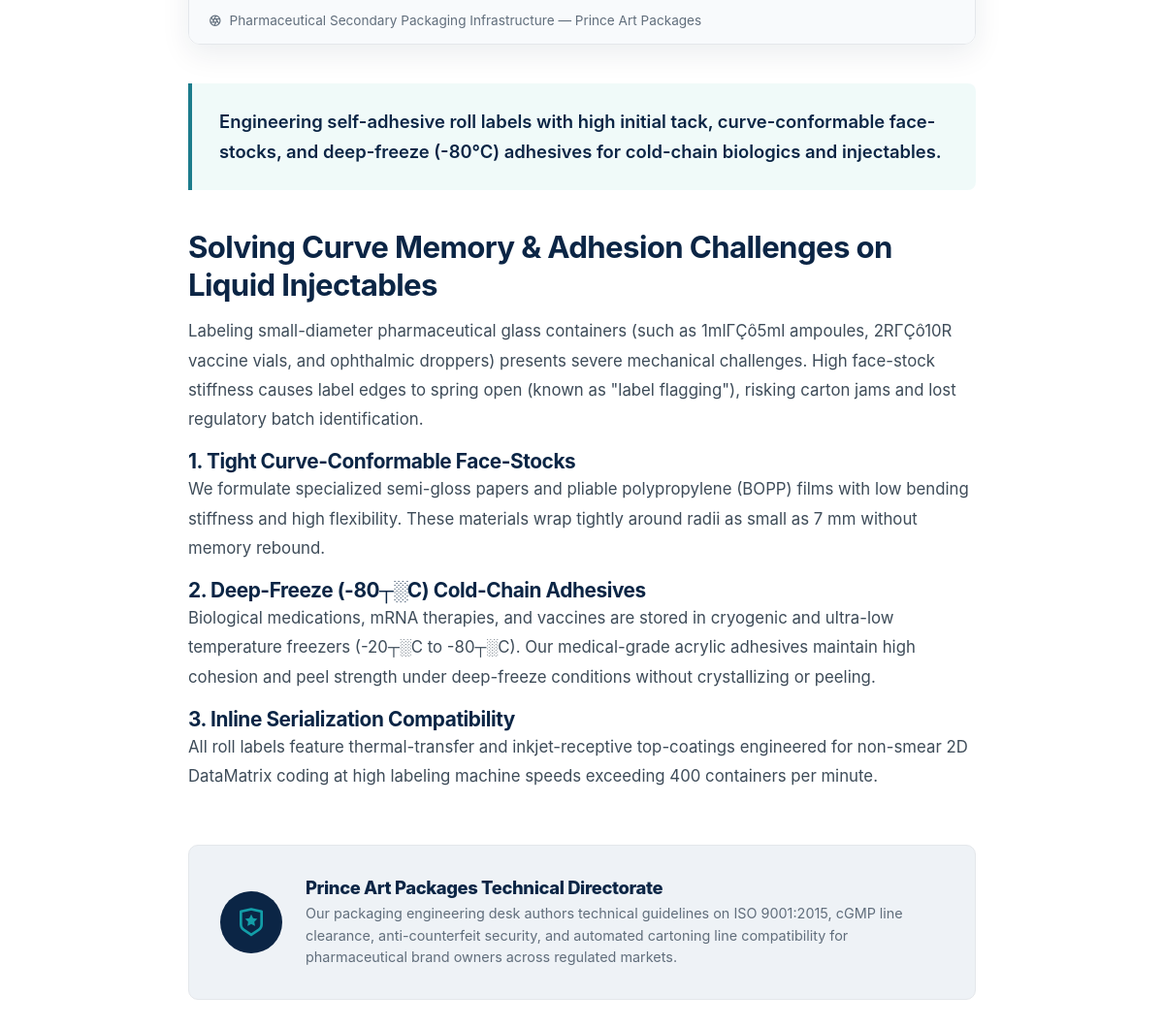
Page /blog-post.php?slug=small-diameter-vial-ampoule-labeling (middle part) on the earlier database version.
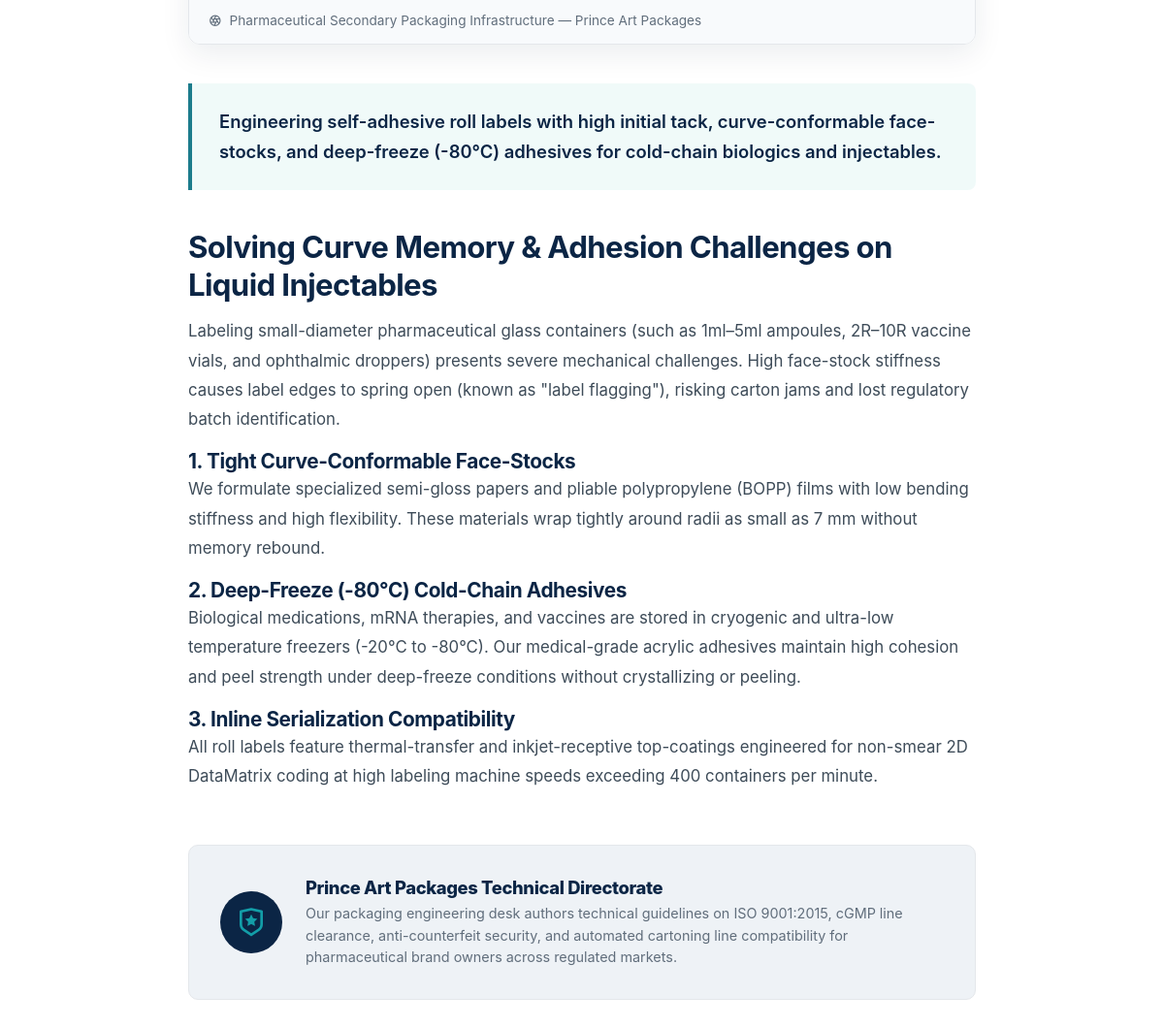
Same page on the later database version.
### tables this page shows
CREATE TABLE `blog_posts` (
  `id` int(11) NOT NULL AUTO_INCREMENT,
  `title` varchar(200) NOT NULL,
  `slug` varchar(200) NOT NULL,
  `excerpt` varchar(300) DEFAULT NULL,
  `content` text DEFAULT NULL,
  `image_path` varchar(255) DEFAULT NULL,
  `meta_title` varchar(160) DEFAULT NULL,
  `meta_description` varchar(300) DEFAULT NULL,
  `is_published` tinyint(1) DEFAULT 0,
  `published_at` timestamp NULL DEFAULT NULL,
  `created_at` timestamp NOT NULL DEFAULT current_timestamp(),
  PRIMARY KEY (`id`),
  UNIQUE KEY `slug` (`slug`),
  KEY `idx_posts_pub_date` (`is_published`,`published_at`)
);

### includes/functions.php (called while the page is built, shortened)
<?php
function clean_mojibake(?string $str): string {
    static $mojibakeMap = [
        "\xce\x93\xc3\x87\xc3\xb3" => '•',
        "\xce\x93\xc3\x87\xc3\xb4" => '–',
        "\xce\x93\xc3\x87\xc3\xb6" => '—',
        "\xce\x93\xc3\xa4\xc3\xb3" => '™',
        "\xce\x93\xc3\x87\xc3\x96" => '’',
        "\xce\x93\xc3\x87\xc2\xa3" => '“',
        "\xce\x93\xc3\x87\xc2\xa5" => '”',
        "\xc2\xba\xc2\xb0"         => '°',
        'ΓÇó' => '•',
        'ΓÇô' => '–',
        'ΓÇö' => '—',
        'Γäó' => '™',
        'ΓÇÖ' => '’',
        'ΓÇ£' => '“',
        'ΓÇ¥' => '”',
        '┬░'  => '°',
        'гÇó' => '•',
        'гÇô' => '–',
        'гÇö' => '—',
        'гäó' => '™',
        'гÇÖ' => '’',
    ];
    return str_replace(array_keys($mojibakeMap), array_values($mojibakeMap), $str);
}
function h(?string $value): string {
    return htmlspecialchars(clean_mojibake($value), ENT_QUOTES, 'UTF-8');
}

### public_site/blog-post.php (the view, shortened to what this page needs)
<?php
require_once __DIR__ . '/../includes/functions.php';
$pdo = get_db();
$slug = trim($_GET['slug'] ?? '');
$stmt = $pdo->prepare("SELECT * FROM blog_posts WHERE slug = ? AND is_published = 1 LIMIT 1");
$stmt->execute([$slug]);
$post = $stmt->fetch(PDO::FETCH_ASSOC);
require __DIR__ . '/includes/header.php';
?>
<?php if ($post): ?>
  <section class="section" style="padding: 4rem 0; background: #ffffff;">
    <div class="container" style="max-width: 860px; margin: 0 auto;">
      <div style="margin-bottom: 2.5rem; border-radius: 12px; overflow: hidden; box-shadow: 0 10px 30px rgba(10,37,64,0.08); border: 1px solid var(--border-color);">
        <div style="background: #f8fafc; padding: 0.75rem 1.25rem; font-size: 0.85rem; color: var(--text-muted); border-top: 1px solid var(--border-color); display: flex; align-items: center; gap: 0.5rem;">
          <i class="ri-camera-lens-line text-teal"></i> Pharmaceutical Secondary Packaging Infrastructure — Prince Art Packages
        </div>
      </div>
      <div style="background: rgba(0,168,150,0.06); border-left: 4px solid var(--teal-primary); padding: 1.5rem 1.75rem; border-radius: 0 8px 8px 0; margin-bottom: 2.5rem;">
        <p style="font-size: 1.15rem; line-height: 1.7; color: var(--navy-dark); font-weight: 600; margin: 0;">
          <?= h($post['excerpt']) ?>
        </p>
      </div>
      <div class="article-content" style="font-size: 1.05rem; line-height: 1.8; color: var(--text-body);">
        <?= $post['content']  ?>
      </div>
      <div style="margin-top: 3.5rem; padding: 2rem; background: var(--bg-alt); border-radius: 10px; border: 1px solid var(--border-color); display: flex; align-items: center; gap: 1.5rem; flex-wrap: wrap;">
        <div style="width: 64px; height: 64px; border-radius: 50%; background: var(--navy-dark); color: var(--teal-brand); display: flex; align-items: center; justify-content: center; font-size: 2rem; flex-shrink: 0;">
          <i class="ri-shield-star-line"></i>
        </div>
        <div style="max-width: 650px;">
          <h4 style="margin: 0 0 0.25rem 0; font-size: 1.15rem; color: var(--navy-dark); font-weight: 800;">Prince Art Packages Technical Directorate</h4>
          <p style="margin: 0; font-size: 0.9rem; color: var(--text-muted); line-height: 1.55;">
            Our packaging engineering desk authors technical guidelines on ISO 9001:2015, cGMP line clearance, anti-counterfeit security, and automated cartoning line compatibility for pharmaceutical brand owners across regulated markets.
          </p>
        </div>
      </div>
    </div>
  </section>
<?php endif; ?>
<?php require __DIR__ . '/includes/footer.php'; ?>

### public_site/includes/header.php (shortened to what this page needs)
<?php
require_once __DIR__ . '/../../includes/functions.php';
?>
<!DOCTYPE html>
<html lang="en">
<head>
  <link rel="stylesheet" href="assets/fonts/remixicon.css">
  <link rel="stylesheet" href="assets/css/prince-art.css?v=<?= file_exists(__DIR__ . '/../assets/css/prince-art.css') ? filemtime(__DIR__ . '/../assets/css/prince-art.css') : time() ?>">
</head>
<body>
  <main class="page-section active">

### public_site/includes/footer.php (shortened to what this page needs)
  </main>
</body>
</html>

Differences in the rows shown:
changed blog_posts: content "…glass containers (such as 1mlΓÇô5ml ampoules, 2RΓÇô10R vaccine vials, and ophthalmic droppers) presents severe mechanical challenges. High face-stock stiffness causes label edges to spring open (known as \"label flagging\"), risking carton jams and lost regulatory batch identification. 1. Tight Curve-Conformable Face-Stocks We formulate specialized semi-gloss papers and pliable polypropylene (BOPP) films with low bending stiffness and high flexibility. These materials wrap tightly around radii as small as 7 mm without memory rebound. 2. Deep-Freeze (-80┬░C) Cold-Chain Adhesives Biological medications, mRNA therapies, and vaccines are stored in cryogenic and ultra-low temperature freezers…" → "…glass containers (such as 1ml–5ml ampoules, 2R–10R vaccine vials, and ophthalmic droppers) presents severe mechanical challenges. High face-stock stiffness causes label edges to spring open (known as \"label flagging\"), risking carton jams and lost regulatory batch identification. 1. Tight Curve-Conformable Face-Stocks We formulate specialized semi-gloss papers and pliable polypropylene (BOPP) films with low bending stiffness and high flexibility. These materials wrap tightly around radii as small as 7 mm without memory rebound. 2. Deep-Freeze (-80°C) Cold-Chain Adhesives Biological medications, mRNA therapies, and vaccines are stored in cryogenic and ultra-low temperature freezers (-20°C…"
